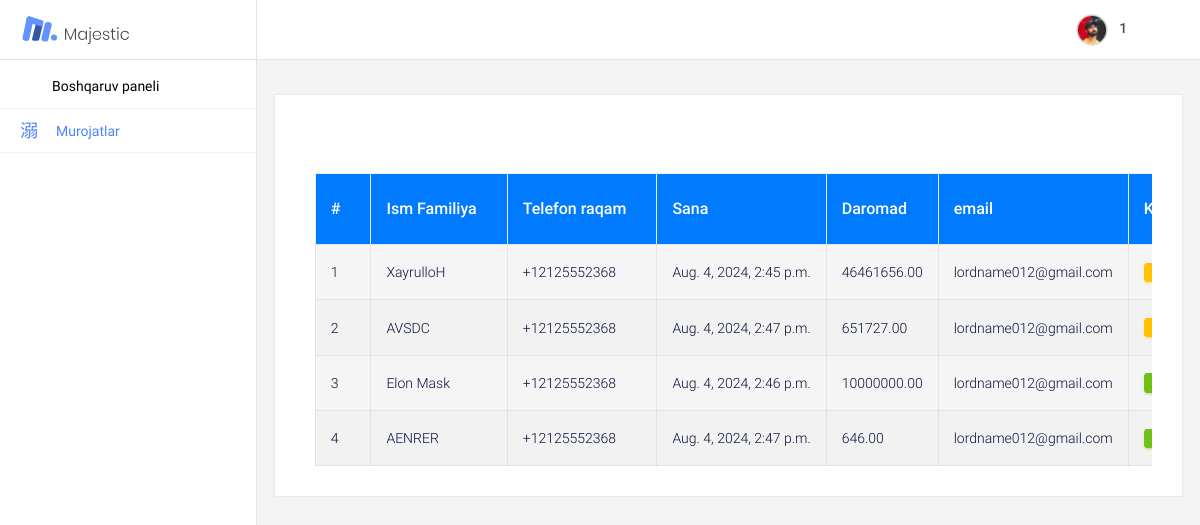
Page /dashboard/contactList (signed in) on the committed database.
### main/models.py (models this page shows, shortened)
class Contact(models.Model):
    full_name = models.CharField(max_length=255)
    phone_number = PhoneNumberField()
    email = models.EmailField(blank=True, null=True)
    created_at = models.DateTimeField(auto_now_add=True)
    is_show = models.BooleanField(default=False)
    price = models.DecimalField(max_digits=10, decimal_places=2, blank=True, null=True)

### dashboard/views.py (the view)
# urls.py: path('contactList', views.contactList, name='contactList'),
def contactList(request):
    contacts = models.Contact.objects.all().order_by('is_show')
    return render(request, 'dashboard/contact/list.html', {'contacts': contacts})

### templates/dashboard/contact/list.html (shortened to what this page needs)
<!DOCTYPE html>
<html lang="en">
<head>
  <link rel="stylesheet" href="/static/dashboard/vendors/mdi/css/materialdesignicons.min.css">
  <link rel="stylesheet" href="/static/dashboard/vendors/base/vendor.bundle.base.css">
  <link rel="stylesheet" href="/static/dashboard/vendors/datatables.net-bs4/dataTables.bootstrap4.css">
  <link rel="stylesheet" href="/static/dashboard/css/style.css">
</head>
<body>
  <div class="container-scroller">
    <nav class="navbar col-lg-12 col-12 p-0 fixed-top d-flex flex-row">
      <div class="navbar-brand-wrapper d-flex justify-content-center">
  <div class="navbar-brand-inner-wrapper d-flex justify-content-between align-items-center w-100">
    <a class="navbar-brand brand-logo" href="index.html"><img src="/static/dashboard/images/logo.svg" alt="logo"/></a>
  </div>
</div>
<div class="navbar-menu-wrapper d-flex align-items-center justify-content-end">
  <ul class="navbar-nav navbar-nav-right">
    {% if user.is_authenticated %}
        <li class="nav-item nav-profile dropdown">
            <a class="nav-link dropdown-toggle" href="#" data-toggle="dropdown" id="profileDropdown">
                <img src="/static/dashboard/images/faces/face5.jpg" alt="profile"/>
                <span class="nav-profile-name">{{ user.username }}</span>
            </a>
        </li>
    {% endif %}
</ul>
</div>
</nav>
    <div class="container-fluid page-body-wrapper">
      <nav class="sidebar sidebar-offcanvas" id="sidebar">
        <ul class="nav">
          <li class="nav-item">
            <a class="nav-link" href="{% url 'index' %}">
              <i class="mdi mdi-home menu-icon"></i>
              <span class="menu-title">Boshqaruv paneli</span>
            </a>
          </li>
          <li class="nav-item">
            <a class="nav-link" href="{% url 'contactList' %}">
              <i class="mdi mdi-file-document-box-outline menu-icon"></i>
              <span class="menu-title">Murojatlar</span>
            </a>
          </li>
        </ul>
      </nav>
      <div class="main-panel">
        <div class="content-wrapper">
        <div class="row">
          <div class="col-md-12 stretch-card">
            <div class="card">
              <div class="card-body">
                <div class="table-responsive">
                  <div class="container mt-5">
                    {% if user.is_authenticated %}
                      <table id="recent-purchases-listing" class="table table-bordered table-hover">
                          <thead>
                                <tr>
                                  <th>#</th>
                                  <th>Ism Familiya</th>
                                  <th>Telefon raqam</th>
                                  <th>Sana</th>
                                  <th>Daromad</th>
                                  <th>email</th>
                                 <th>Ko'rilgan yoki Yangi</th>
                              </tr>
                          </thead>
                          <tbody>
                              {% for contact in contacts %}
                              <tr>
                                  <td>{{forloop.counter}}</td>
                                  <td>{{contact.full_name}}</td>
                                  <td>{{contact.phone_number}}</td>
                                 <td>{{contact.created_at}}</td>
                                  <td>{{contact.price}}</td>
                                  <td>{{contact.email}}</td>
                                  {% if contact.is_show %}
                                  <td><button class="btn btn-success" >Ko'rilgan</button></td>
                                  {% else %}
                                  <td><button class="btn btn-warning" >Yangi</button></td>
                                  {% endif %}
                              </tr>
                              {% endfor %}
                          </tbody>
                      </table>
                    {%else%}
                        <h1>
                          Siz login qilmagansiz
                          login yoki ro'yhatdan o'tib
                          qayta urinib ko'ring
                        </h1>
                   {% endif %}
                </div>
              </div>
            </div>
          </div>
        </div>
      </div>
      </div>
    </div>
  </div>
</body>
</html>

### templates/dashboard/contact/list.html (style rules this page uses)
.table thead th { background-color: #007bff; color: white; }
.table tbody tr:nth-child(even) { background-color: #f2f2f2; }

### rows in the picture
Contact: full_name "XayrulloH", phone_number "+12125552368", created_at "Aug. 4, 2024, 2:45 p.m.", price "46461656.00", email "lordname012@gmail.com"
Contact: full_name "AVSDC", phone_number "+12125552368", created_at "Aug. 4, 2024, 2:47 p.m.", price "651727.00", email "lordname012@gmail.com"
Contact: full_name "Elon Mask", phone_number "+12125552368", created_at "Aug. 4, 2024, 2:46 p.m.", price "10000000.00", email "lordname012@gmail.com"
Contact: full_name "AENRER", phone_number "+12125552368", created_at "Aug. 4, 2024, 2:47 p.m.", price "646.00", email "lordname012@gmail.com"

### other values in the picture
{{ user.username }} "1"
